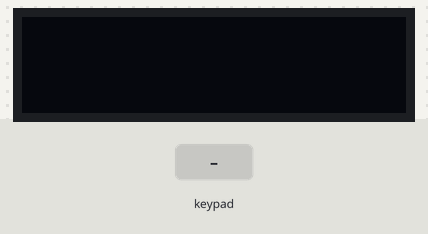
Recording of a sketch running on a simulated Arduino Uno, built with avr-gcc and run on an emulated ATmega328P. Parts: 128×32 one-colour display. The test bench sets the inputs (shaded band). What the sketch prints to the serial monitor is not drawn.

Above: at 2.3 s.
2.4 s: key 'A' pressed
At 3.5 s:
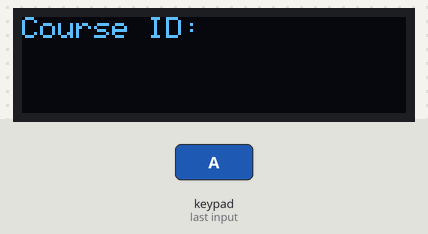
3.9 s: keypad keys 9 8 7 6 # pressed 0.4 s apart
At 6.8 s:
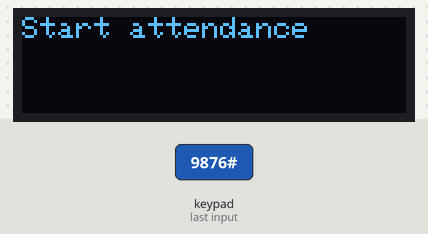
7.4 s: key 'D' pressed
At 8.6 s:
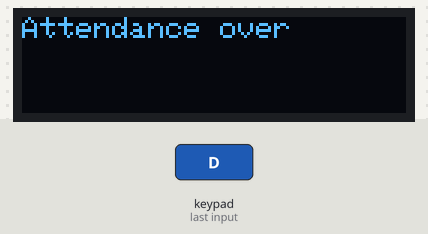
8.9 s: keypad keys 9 8 7 6 * pressed 0.4 s apart
At 11.0 s:
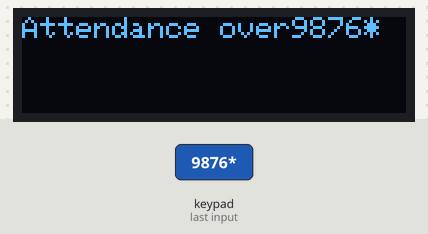
12.4 s: key 'B' pressed
At 13.4 s:
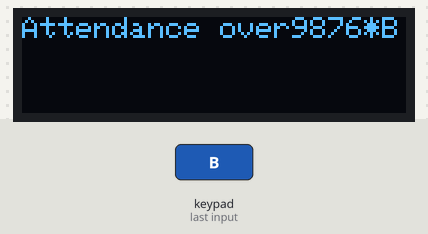
13.9 s: keypad keys 9 8 7 6 A pressed 0.4 s apart
At 14.12 s:
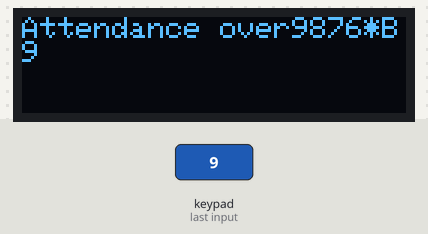
Timing chart, 0 to 16.9 s (numbered marks = the images above; inputs shaded):
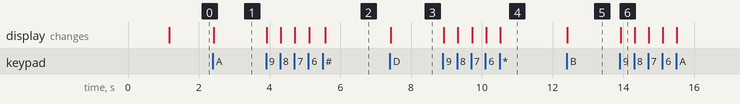

The sketch:

code.ino
```cpp
#include <Keypad.h>
#include <Adafruit_GFX.h>
#include <Wire.h>
#include <Adafruit_SSD1306.h>
#include <Adafruit_Fingerprint.h>
#include <SoftwareSerial.h>
SoftwareSerial mySerial(12, 13);

Adafruit_Fingerprint finger = Adafruit_Fingerprint(&mySerial);

#define OLED_RESET 4
Adafruit_SSD1306 display(OLED_RESET);

int c=0,c2=0;

const byte numRows= 4; //number of rows on the keypad
const byte numCols= 4; //number of columns on the keypad

/*keymap defines the key pressed according to the row and columns just as appears on the keypad*/
char keymap[numRows][numCols]={{'1','2','3','A'},{'4','5','6','B'},{'7','8','9','C'},{'*','0','#','D'}};

//Code that shows the the keypad connections to the arduino terminals
byte rowPins[numRows] = {9,8,7,6}; //Rows 0 to 3
byte colPins[numCols]= {5,4,10,11}; //Columns 0 to 3 3 changed 10, 2 to 11

String courseId="";
char keypressed;

//initializes an instance of the Keypad class
Keypad myKeypad= Keypad(makeKeymap(keymap), rowPins, colPins, numRows, numCols);

void setup()
{
  Serial.begin(9600);
  while (!Serial);  // For Yun/Leo/Micro/Zero/...
  delay(100);
  Serial.println("\n\nAdafruit finger detect test");

  // set the data rate for the sensor serial port
  finger.begin(57600);

  if (finger.verifyPassword()) {
    Serial.println("Found fingerprint sensor!");
  } else {
    Serial.println("Did not find fingerprint sensor :(");
    while (1) { delay(1); }
  }

  finger.getTemplateCount();
  Serial.print("Sensor contains "); Serial.print(finger.templateCount); Serial.println(" templates");
  Serial.println("Waiting for valid finger...");

   display.begin(SSD1306_SWITCHCAPVCC, 0x3C);// initialize with the I2C addr 0x3C (for the 128x32)(initializing the display)
  display.clearDisplay();
  display.setTextColor(WHITE);
  display.setTextSize(1);
  display.setCursor(0,0);

}

//If key is pressed, this key is stored in keypressed variable
//If key is not equal to NO_KEY, then this key is printed out
//if count=17, then count is reset back to 0 (this means no key is pressed during the whole keypad scan process
void loop()
{
// display.print("Course ID:");
 //display.setCursor(0,10);

  keypressed=myKeypad.getKey();
  if(keypressed=='A')
  {
    display.clearDisplay();
    display.setCursor(0,0);
    display.print("Course ID:");
    display.setCursor(0,10);
    c2=1;
  }
   else if(keypressed=='#'&&c==0&&c2==1)
   {
    display.clearDisplay();
    display.setCursor(0,0);
    display.print("Start attendance");
    c=1;
   // while(1)
    //{
   // getFingerprintIDez();
   // }
   // delay(50);

   }
   else if(keypressed=='D')
   {
    display.clearDisplay();
    display.setCursor(0,0);
    display.print("Attendance over");
    c=0;
   }
   else if(c==0&&c2==1)
   {
       keypadData(keypressed);
   }
  if(c==1)
  {
   // Serial.println(courseId);
   // Serial.println("startttttt");
    //display.clearDisplay();
    display.setCursor(0,10);
     getFingerprintIDez();
     //delay(50);
  }
  display.display();
}

void keypadData(char keypressed)
{
  if(keypressed)
    display.print(keypressed);
   if(keypressed!=NO_KEY)
   {
    if(keypressed=='0'||keypressed=='1'||keypressed=='2'||keypressed=='3'||keypressed=='4'||keypressed=='5'||keypressed=='6'||keypressed=='7'||keypressed=='8'||keypressed=='9')
      courseId+=keypressed;
   }

}


uint8_t getFingerprintID() {
  Serial.println("hi");
  uint8_t p = finger.getImage();
  switch (p) {
    case FINGERPRINT_OK:
      Serial.println("Image taken");
      break;
    case FINGERPRINT_NOFINGER:
      Serial.println("No finger detected");
      return p;
    case FINGERPRINT_PACKETRECIEVEERR:
      Serial.println("Communication error");
      return p;
    case FINGERPRINT_IMAGEFAIL:
      Serial.println("Imaging error");
      return p;
    default:
      Serial.println("Unknown error");
      return p;
  }

  // OK success!

  p = finger.image2Tz();
  switch (p) {
    case FINGERPRINT_OK:
      Serial.println("Image converted");
      break;
    case FINGERPRINT_IMAGEMESS:
      Serial.println("Image too messy");
      return p;
    case FINGERPRINT_PACKETRECIEVEERR:
      Serial.println("Communication error");
      return p;
    case FINGERPRINT_FEATUREFAIL:
      Serial.println("Could not find fingerprint features");
      return p;
    case FINGERPRINT_INVALIDIMAGE:
      Serial.println("Could not find fingerprint features");
      return p;
    default:
      Serial.println("Unknown error");
      return p;
  }

  // OK converted!
  p = finger.fingerFastSearch();
  if (p == FINGERPRINT_OK) {
    Serial.println("Found a print match!");
  } else if (p == FINGERPRINT_PACKETRECIEVEERR) {
    Serial.println("Communication error");
    return p;
  } else if (p == FINGERPRINT_NOTFOUND) {
    Serial.println("Did not find a match");
    return p;
  } else {
    Serial.println("Unknown error");
    return p;
  }

  // found a match!
  Serial.print("Found ID #"); Serial.print(finger.fingerID);
  Serial.print(" with confidence of "); Serial.println(finger.confidence);
  //delay(2000);
  return finger.fingerID;
}

// returns -1 if failed, otherwise returns ID #
int getFingerprintIDez() {
  //Serial.println("ok");
  uint8_t p = finger.getImage();

  if (p != FINGERPRINT_OK)  return -1;

  p = finger.image2Tz();
  if (p != FINGERPRINT_OK)  return -1;

  p = finger.fingerFastSearch();
  if (p != FINGERPRINT_OK)  return -1;

  // found a match!
    display.clearDisplay();
  display.setCursor(0,0);
  Serial.print("Found ID #"); Serial.print(finger.fingerID);
  Serial.print(" with confidence of "); Serial.println(finger.confidence);
  display.setCursor(0,10);
  display.print(finger.fingerID);
  display.print(" marked Present");
   //delay(5000);
  return finger.fingerID;
}
```

Measured:
- after the input at 2.4 s, the display: changes at once (image 1)
- after the input at 3.9 s, the display: first changes at once (image 2 shows a later state)
- after the input at 7.4 s, the display: changes at once (image 3)
- after the input at 8.9 s, the display: first changes at once (image 4 shows a later state)
- after the input at 12.4 s, the display: changes at once (image 5)
- after the input at 13.9 s, the display: changes at once (image 6)
